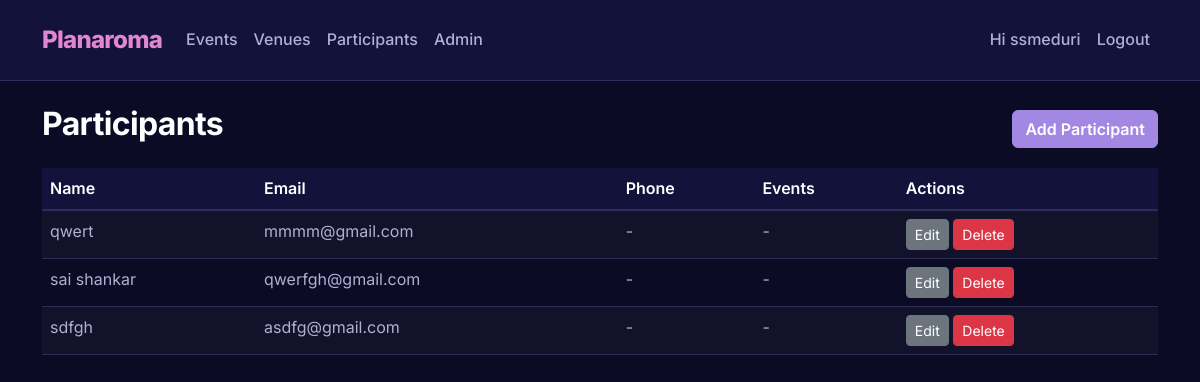
The app's page /participants (signed in), older data.
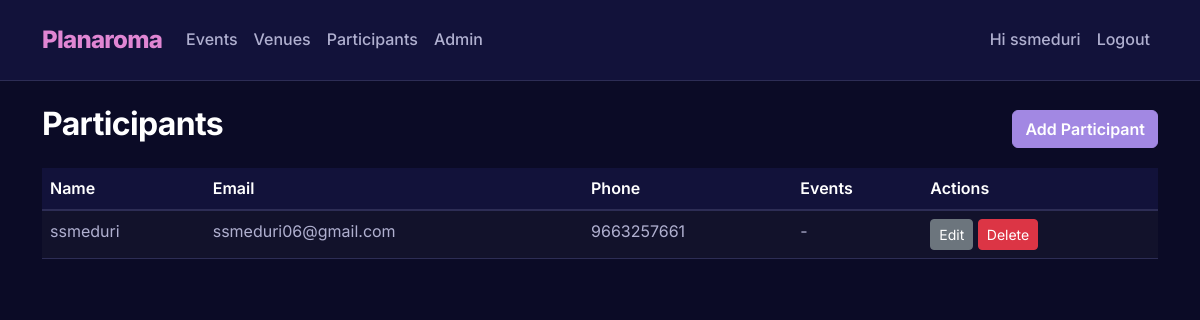
The same page, newer data.
### app/models.py (models this page shows, shortened)
class Participant(db.Model):
    __tablename__ = 'participant'
    id = db.Column(db.Integer, primary_key=True)
    name = db.Column(db.String(150), nullable=False)
    email = db.Column(db.String(200), nullable=True)
    phone = db.Column(db.String(50), nullable=True)
    notes = db.Column(db.Text, nullable=True)  # added notes column
    event_assoc = db.relationship('EventParticipant', back_populates='participant', cascade='all, delete-orphan')
    events = db.relationship(
        'Event',
        secondary='event_participants',
        back_populates='participants',
        overlaps="participant_assoc,event_assoc"
    )

### app/routes.py (the view)
@main_bp.route('/participants')
@login_required
def list_participants():
    participants = Participant.query.order_by(Participant.name).all()
    return render_template('participants/list.html', participants=participants)

### app/__init__.py (called while the page is built)
def create_app():
    app = Flask(__name__, static_folder='static', template_folder='templates')
    app.config.from_object(Config)
    db.init_app(app)
    login_manager.init_app(app)
    from .models import User
    @login_manager.user_loader
    def load_user(user_id):
        return User.query.get(int(user_id))
    from .routes import main_bp
    from .auth import auth_bp
    app.register_blueprint(main_bp)
    app.register_blueprint(auth_bp)
    return app

### app/templates/participants/list.html
{% extends 'base.html' %}
{% block content %}
<div class="d-flex justify-content-between align-items-center mb-3">
  <h2>Participants</h2>
  <a class="btn btn-primary" href="{{ url_for('main.add_participant') }}">Add Participant</a>
</div>
<table class="table table-striped">
  <thead><tr><th>Name</th><th>Email</th><th>Phone</th><th>Events</th><th>Actions</th></tr></thead>
  <tbody>
    {% for p in participants %}
    <tr>
      <td>{{ p.name }}</td>
      <td>{{ p.email or '-' }}</td>
      <td>{{ p.phone or '-' }}</td>
      <td>
        {% if p.events %}
          {% for e in p.events %}
            <span class="badge bg-secondary">{{ e.title }}</span>
          {% endfor %}
        {% else %}
          -
        {% endif %}
      </td>
      <td>
        <a class="btn btn-sm btn-secondary" href="{{ url_for('main.edit_participant', pid=p.id) }}">Edit</a>
        <form method="POST" action="{{ url_for('main.delete_participant', pid=p.id) }}" style="display:inline-block" onsubmit="return confirm('Delete participant?');">
          <button class="btn btn-sm btn-danger">Delete</button>
        </form>
      </td>
    </tr>
    {% else %}
    <tr><td colspan="5" class="text-center">No participants found.</td></tr>
    {% endfor %}
  </tbody>
</table>
{% endblock %}

Row changes from the older to the newer data that the page shows:
removed Participant: name "qwert", email "mmmm@gmail.com", phone "-"
removed Participant: name "sdfgh", email "asdfg@gmail.com", phone "-"
changed Participant: name "sai shankar" → "ssmeduri"; email "qwerfgh@gmail.com" → "ssmeduri06@gmail.com"; phone "-" → "9663257661"
